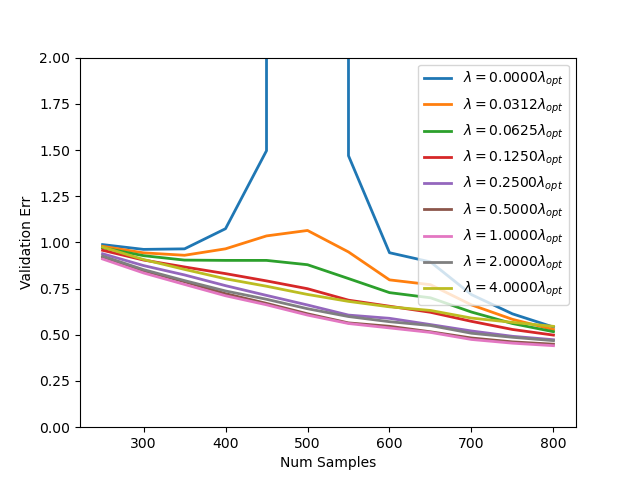

Here is the Python script that generated this plot:
import numpy as np
import util

# Noise ~ N(0, sigma^2)
sigma = 0.5
# Dimension of x
d = 500
# Theta ~ N(0, eta^2*I)
eta = 1/np.sqrt(d)
# Scaling for lambda to plot
scale_list = [0, 0.03125, 0.0625, 0.125, 0.25, 0.5, 1, 2, 4]
# List of dataset sizes
n_list = [250, 300, 350, 400, 450, 500, 550, 600, 650, 700, 750, 800]


def ridge_regression(train_path, validation_path):
    """
    For a specific training set, obtain theta_hat under different l2 regularization strengths
    and return validation error.

    Args:
        train_path: Path to CSV file containing training set.
        validation_path: Path to CSV file containing validation set.

    Return:
        val_err: List of validation errors for different scaling factors of lambda in scale_list.
    """
    # *** START CODE HERE ***
    train_xs, train_ys = util.load_dataset(train_path)
    val_xs, val_ys = util.load_dataset(validation_path)
    val_errs = []
    Nv, = val_ys.shape
    l_opt = np.identity(d) / (2 * eta**2)
    for scale in scale_list:
        reg = scale * l_opt
        theta = np.linalg.pinv(2 * reg * sigma ** 2 + train_xs.T.dot(train_xs)).dot(train_xs.T.dot(train_ys))
        mse_theta = (np.linalg.norm(val_xs.dot(theta) - val_ys)**2) / Nv
        val_errs.append(mse_theta)
    return val_errs
    # *** END CODE HERE


if __name__ == '__main__':
    val_err = []
    for n in n_list:
        val_err.append(ridge_regression(train_path='train%d.csv' % n, validation_path='validation.csv'))
    val_err = np.asarray(val_err).T
    util.plot(val_err, 'doubledescent.png', n_list, scale_list)
